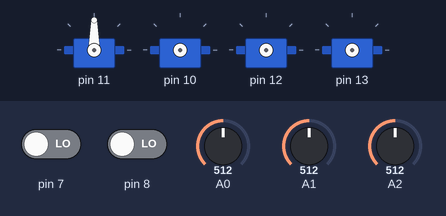
This sketch was run on a simulated Arduino Uno, built with avr-gcc and run on an emulated ATmega328P. Parts: 4 × servo. The test bench sets the inputs (shaded band); at power-on: A0 = 512, pin 7 LOW, pin 8 LOW, A1 = 512, A2 = 512.

Above: at 0.1 s.
At 2.4 s:
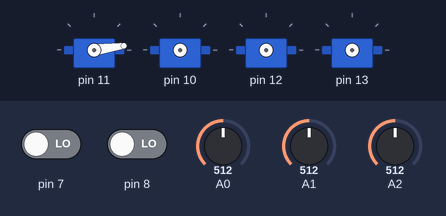
2.5 s: A0 set to 79
5.5 s: A0 set to 66
At 9.1 s:
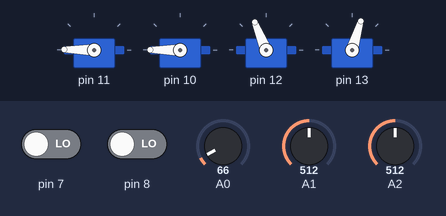
Timing chart, 0 to 10.6 s (numbered marks = the images above; inputs shaded):
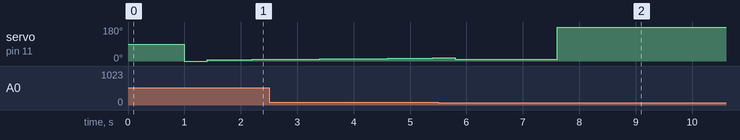

The sketch:

sketch_for_picking_up.ino
```cpp
#include "Definitions_move.h"
#include "Movement.h"
#include <Servo.h>
#include "Grabber.h"
#include "Sensors.h"

//DEFINE
//define grabber
Grabber myGrabber;
int back_at_lab=1;

//define movement
Move movement;
int headStatus = 90;
int turn = 0;
int i=0;
int leftcorner;
int rightcorner;

Sensors mySensor;

void setup() {
  Serial.begin(9600);

}

void loop() {
movement.head(90);
delay(1000);
//Serial.println("Stop");
movement.stop_drive();
//Serial.println("check");
checking();
//Serial.println("wait");
delay(10000);

}
void checking() {
//Serial.println("start checking");
i=0;
movement.head(i);
while(i<=180){
  movement.head(i);
  headStatus=i;
  i=i+5;
  delay(200);
  bool irSensor = mySensor.ir_trunk();
  delay(200);
  if(irSensor==1){
    //Serial.print("run detected method");

      while(i<=200){
      movement.head(headStatus);
      i=i+1;
      movement.head(i);
      delay(200);
      bool irSensor = mySensor.ir_trunk();
      delay(200);
      if(irSensor==0){
        leftcorner = i;
        movement.head(leftcorner-8);
        i=i-5;
        while(i<=200){
           i=i-1;
           movement.head(i);
           delay(200);
           bool irSensor = mySensor.ir_trunk();
           delay(200);
           if(irSensor==0){
           rightcorner = i;
           break;
           }
        }
        break;
      }
   }
    headStatus=(leftcorner+rightcorner)/2;
    delay(200);
    headStatus=headStatus-8;
    sampleDetected();
    delay(1000);
    break;
}
}


delay(200);

}

void sampleDetected(){
  //Serial.println("start detect");
  movement.stop_drive();
  myGrabber.close();
  delay(1000);

  if (headStatus >= 90){ // its needed to turn left
    int turn = -(headStatus-90);  // a negative movement.turn() will cause the robot to turn left

    delay(200);
    movement.head(0);
    delay(200);
    movement.drive_new(0.2);
    delay(200);
    //Serial.println("left");
    //Serial.println(turn);
    movement.turn(turn);
    delay(200);
    movement.drive_new(0.6);
    delay(200);
    myGrabber.open();
    delay(200);
    movement.drive_new(-0.8);
    delay(200);
    movement.turn(-turn);
    delay(200);
    //Serial.println(-turn);
    delay(200);
    movement.head(60);

  }

  else {  //its needed to turn right
    int turn = (90-headStatus);  // a positve movement.turn() will cause the robot to right left

    delay(200);
    movement.head(179);
    delay(200);
    movement.drive_new(0.2);
    delay(200);
    //Serial.println("right");
    //Serial.println(turn);
    movement.turn(turn);
    delay(200);
    movement.drive_new(0.6);
    delay(200);
    myGrabber.open();
    delay(200);
    movement.drive_new(-0.8);
    delay(200);
    movement.turn(-turn);
    delay(200);
    //Serial.println(-turn);
    delay(200);
    movement.head(130);

  }
  }

 void returnToBase(){ // we first need the grid system and the variables which indicate the base
    return 0;
  }
```

Measured:
- the behaviour switches between 75 and 74 on A0 (found by bisection; images 1 and 2)
